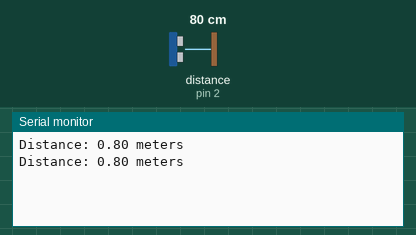
Simulated run of this sketch. Board: Arduino Uno, built with avr-gcc and run on an emulated ATmega328P. On the bench: the last lines printed to the serial monitor. Wiring (inferred from the names in the program): ultrasonic range finder: trigger pin 3; echo pin 2. The inputs (shaded band) are chosen by the test bench; at power-on: distance to the obstacle (sensor on pin 2) 80 cm. The echo pulse lasts 58.3 µs per cm.

Above: at 1.8 s.
1.9 s: distance to the obstacle (sensor on pin 2) set to 2 cm
At 2.8 s:
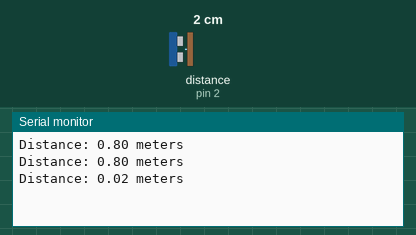
3.4 s: distance to the obstacle (sensor on pin 2) set to 4 cm
At 4.6 s:
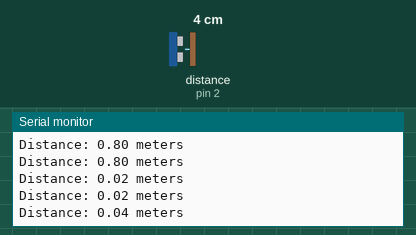
Timing chart, 0 to 6.4 s (numbered marks = the images above; inputs shaded):
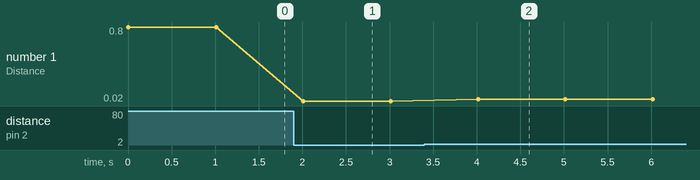

Measured:
- after the input at 1.9 s, the serial monitor: prints a new line after 0.11 s (image 1)
- after the input at 3.4 s, the serial monitor: prints a new line after 0.61 s (image 2)
- plotted number 1: 0.8 → 0.02 after the input at 1.9 s, 0.02 → 0.04 after the input at 3.4 s

The sketch:

sonar_sense.ino
```cpp
#define TRIGGER_PIN  3
#define ECHO_PIN     2

void setup() {
  Serial.begin(9600);
  pinMode(TRIGGER_PIN, OUTPUT);
  pinMode(ECHO_PIN, INPUT);
}

void loop() {
  long duration;
  float distanceM;

  digitalWrite(TRIGGER_PIN, LOW);
  delayMicroseconds(2);
  digitalWrite(TRIGGER_PIN, HIGH);
  delayMicroseconds(10);
  digitalWrite(TRIGGER_PIN, LOW);

  duration = pulseIn(ECHO_PIN, HIGH);

  distanceM = (duration * 0.000343) / 2;

  Serial.print("Distance: ");
  Serial.print(distanceM);
  Serial.println(" meters");

  delay(1000);
}
```
